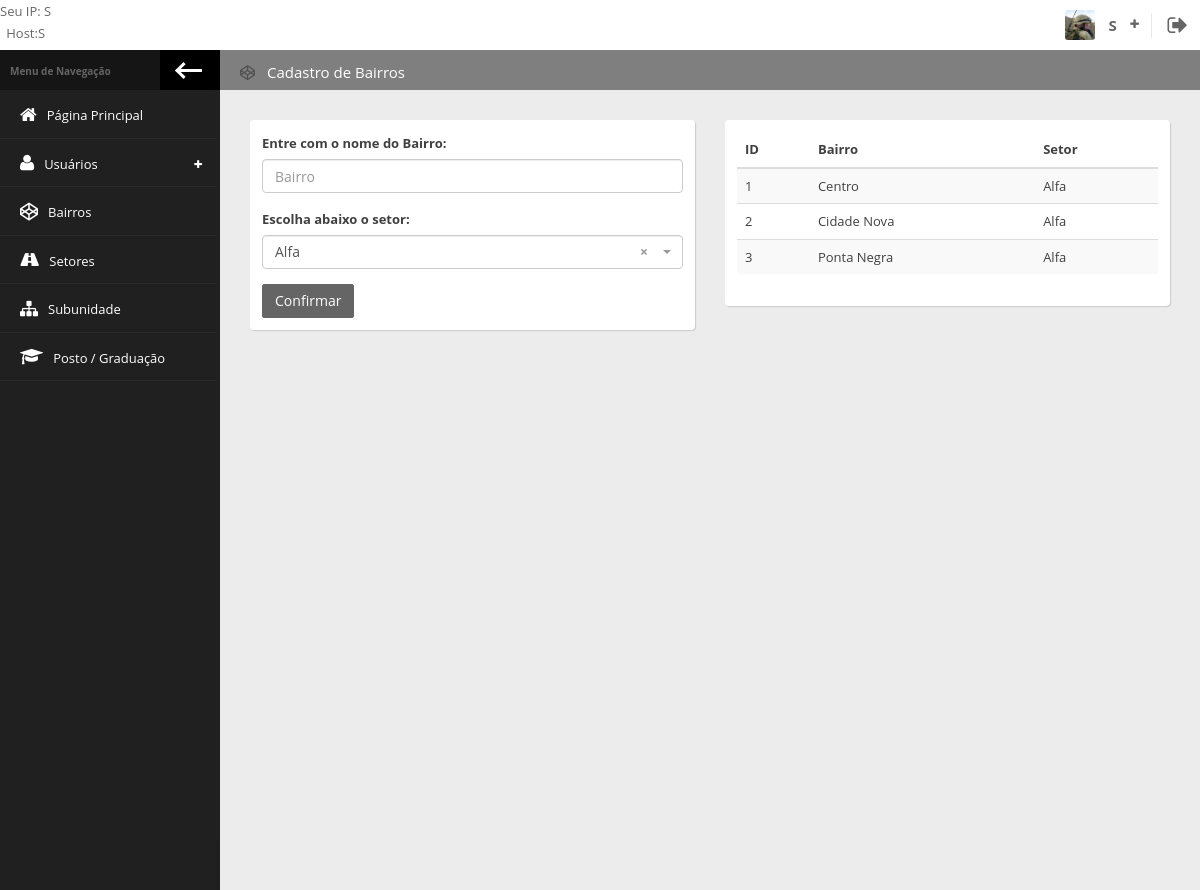
/cad_bairro.php (signed in), run on the app's committed database.
### tables this page shows
CREATE TABLE `bairros` (
  `id` int NOT NULL,
  `bairro` varchar(50) NOT NULL,
  `setor` int NOT NULL
);

CREATE TABLE `setores` (
  `id` int NOT NULL,
  `setor` varchar(30) NOT NULL
);

### cad_bairro.php (the view, shortened to what this page needs)
<!doctype html>
<html lang="pt-BR" class="fixed">
    <head>
        <link href="vendor/pace/pace-theme-minimal.css" rel="stylesheet" />
        <link rel="stylesheet" href="vendor/bootstrap/css/bootstrap.css">
        <link rel="stylesheet" href="vendor/font-awesome/css/font-awesome.css">
        <link rel="stylesheet" href="vendor/animate.css/animate.css">
        <link rel="stylesheet" href="stylesheets/css/style.css">
        <link rel="stylesheet" href="vendor/data-table/media/css/dataTables.bootstrap.min.css">
        <link rel="stylesheet" href="vendor/data-table/extensions/Responsive/css/responsive.bootstrap.min.css">
        <link href="vendor/pace/pace-theme-minimal.css" rel="stylesheet" />
        <link rel="stylesheet" href="vendor/select2/css/select2.min.css">
        <link rel="stylesheet" href="vendor/select2/css/select2-bootstrap.min.css">
    </head>
    <body>
        <div class="wrap">
            <div class="page-header">
                <div class="leftside-header">
                    <?php include 'copright.php' ?>
                </div>
                <?php include 'painel_usu.php'; ?>
            </div>
            <div class="page-body">
                <div class="left-sidebar">
                    <div class="left-sidebar-header">
                        <div class="left-sidebar-title">
                            Menu de Navegação
                        </div>
                        <div class="left-sidebar-toggle c-hamburger c-hamburger--htla hidden-xs"
                             data-toggle-class="left-sidebar-collapsed" data-target="html">
                            <span>
                            </span>
                        </div>
                    </div>
                    <?php include 'menu_opc.php'; ?>
                </div>
                <div class="content">
                    <div class="content-header">
                        <div class="leftside-content-header">
                            <ul class="breadcrumbs">
                                <li>
                                    <i class="fa fa-codepen" aria-hidden="true">
                                    </i>
                                    <a href="cad_bairro.php">Cadastro de Bairros</a>
                                </li>
                            </ul>
                        </div>
                    </div>
                    <div class="row animated fadeInUp">
                        <div class="col-sm-12 col-md-6">
                            <div class="panel">
                                <div class="panel-content">
                                    <div class="row">
                                        <div class="col-md-12">
                                            <form id="inline-validation" action="conf_bairro.php" method="post">
                                                <div class="form-group">
                                                    <label for="inputMaxLength" class="control-label">Entre com o nome do Bairro:</label>
                                                    <input type="text" class="form-control" id="inputMaxLength" name="bairro" placeholder="Bairro" maxlength="30" required="Campo obrigatório">
                                                </div>
                                                <div class="form-group">
                                                    <label for="inputMaxLength" class="control-label">Escolha abaixo o setor:</label>
                                                        <?php
                                                        $pdo = conectar("membros");
                                                        ?>
                                                </div>
                                                <div class="form-group">
                                                    <button type="submit" class="btn btn-primary">
                                                        Confirmar
                                                    </button>
                                                </div>
                                            </form>
                                        </div>
                                    </div>
                                </div>
                            </div>
                        </div>
                        <div class="col-sm-6">
                            <div class="panel">
                                <div class="panel-content">
                                    <table id="responsive-table" class="data-table table table-striped table-hover responsive nowrap"
                                           cellspacing="0" width="100%">
                                        <thead>
                                            <tr>
                                                <th>
                                                    ID
                                                </th>
                                                <th>
                                                    Bairro
                                                </th>
                                                <th>
                                                    Setor
                                                </th>
                                            </tr>
                                        </thead>
                                        <tbody>
                                            <?php
                                            $consulta2 = $pdo->prepare("SELECT * FROM bairros");
                                            $consulta2->execute();
                                            while ($reg2 = $consulta2->fetch(PDO::FETCH_ASSOC)) :
                                                echo("<tr>");
                                                echo("<td>" . $reg2['id'] . "</td>");
                                                echo("<td>" . $reg2['bairro'] . "</td>");
                                                $getsetor = $pdo->prepare("SELECT * FROM setores");
                                                $getsetor->execute();
                                                while ($linha = $getsetor->fetch(PDO::FETCH_ASSOC)):
                                                    if ($linha['id'] == $reg2['setor']) {
                                                        echo("<td>" . $linha['setor'] . "</td>");
                                                    }
                                                endwhile;
                                                echo("</tr>");
                                            endwhile;
                                            ?>
                                        </tbody>
                                    </table>
                                </div>
                            </div>
                        </div>
                    </div>
                </div>
            </div>
        </div>
    </body>
</html>

### data on the page
bairros: id "1", bairro "Centro"
setores: setor "Alfa"
bairros: id "2", bairro "Cidade Nova"
bairros: id "3", bairro "Ponta Negra"

### other printed values
$_SESSION['user_ip'] "S"
$_SESSION['acesuser'] "S"
$_SESSION['user_pgradsimples'] "S"
